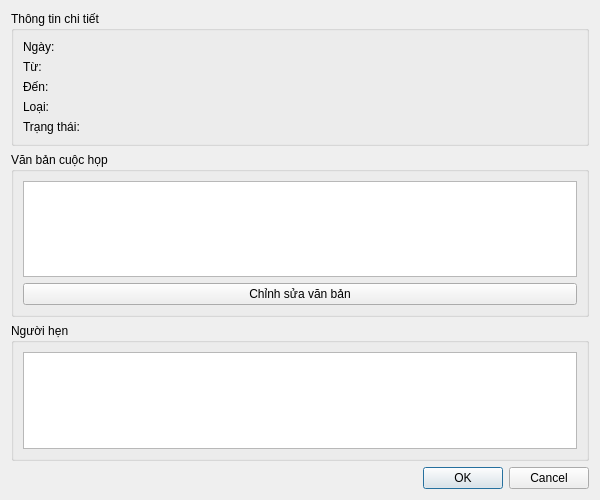
<?xml version="1.0" encoding="UTF-8"?>
<ui version="4.0">
 <class>MeetingHistoryDialog</class>
 <widget class="QDialog" name="MeetingHistoryDialog">
  <property name="geometry">
   <rect>
    <x>0</x>
    <y>0</y>
    <width>600</width>
    <height>500</height>
   </rect>
  </property>
  <property name="windowTitle">
   <string>Thông tin lịch hẹn</string>
  </property>
  <layout class="QVBoxLayout" name="verticalLayout">
   <item>
    <widget class="QGroupBox" name="groupBox">
     <property name="title">
      <string>Thông tin chi tiết</string>
     </property>
     <layout class="QGridLayout" name="gridLayout">
      <item row="0" column="0">
       <widget class="QLabel" name="label">
        <property name="text">
         <string>Ngày:</string>
        </property>
       </widget>
      </item>
      <item row="0" column="1">
       <widget class="QLabel" name="dateLabel">
        <property name="text">
         <string/>
        </property>
       </widget>
      </item>
      <item row="1" column="0">
       <widget class="QLabel" name="label_2">
        <property name="text">
         <string>Từ:</string>
        </property>
       </widget>
      </item>
      <item row="1" column="1">
       <widget class="QLabel" name="startLabel">
        <property name="text">
         <string/>
        </property>
       </widget>
      </item>
      <item row="2" column="0">
       <widget class="QLabel" name="label_3">
        <property name="text">
         <string>Đến:</string>
        </property>
       </widget>
      </item>
      <item row="2" column="1">
       <widget class="QLabel" name="endLabel">
        <property name="text">
         <string/>
        </property>
       </widget>
      </item>
      <item row="3" column="0">
       <widget class="QLabel" name="label_4">
        <property name="text">
         <string>Loại:</string>
        </property>
       </widget>
      </item>
      <item row="3" column="1">
       <widget class="QLabel" name="typeLabel">
        <property name="text">
         <string/>
        </property>
       </widget>
      </item>
      <item row="4" column="0">
       <widget class="QLabel" name="label_5">
        <property name="text">
         <string>Trạng thái:</string>
        </property>
       </widget>
      </item>
      <item row="4" column="1">
       <widget class="QLabel" name="statusLabel">
        <property name="text">
         <string/>
        </property>
       </widget>
      </item>
     </layout>
    </widget>
   </item>
   <item>
    <widget class="QGroupBox" name="groupBox_2">
     <property name="title">
      <string>Văn bản cuộc họp</string>
     </property>
     <layout class="QVBoxLayout" name="verticalLayout_2">
      <item>
       <widget class="QTextEdit" name="reportTextEdit">
        <property name="readOnly">
         <bool>true</bool>
        </property>
       </widget>
      </item>
      <item>
       <widget class="QPushButton" name="editButton">
        <property name="text">
         <string>Chỉnh sửa văn bản</string>
        </property>
       </widget>
      </item>
     </layout>
    </widget>
   </item>
   <item>
    <widget class="QGroupBox" name="groupBox_3">
     <property name="title">
      <string>Người hẹn</string>
     </property>
     <layout class="QVBoxLayout" name="verticalLayout_3">
      <item>
       <widget class="QListWidget" name="studentsListWidget"/>
      </item>
     </layout>
    </widget>
   </item>
   <item>
    <widget class="QDialogButtonBox" name="buttonBox">
     <property name="standardButtons">
      <set>QDialogButtonBox::Cancel|QDialogButtonBox::Ok</set>
     </property>
    </widget>
   </item>
  </layout>
 </widget>
 <resources/>
 <connections/>
</ui>
